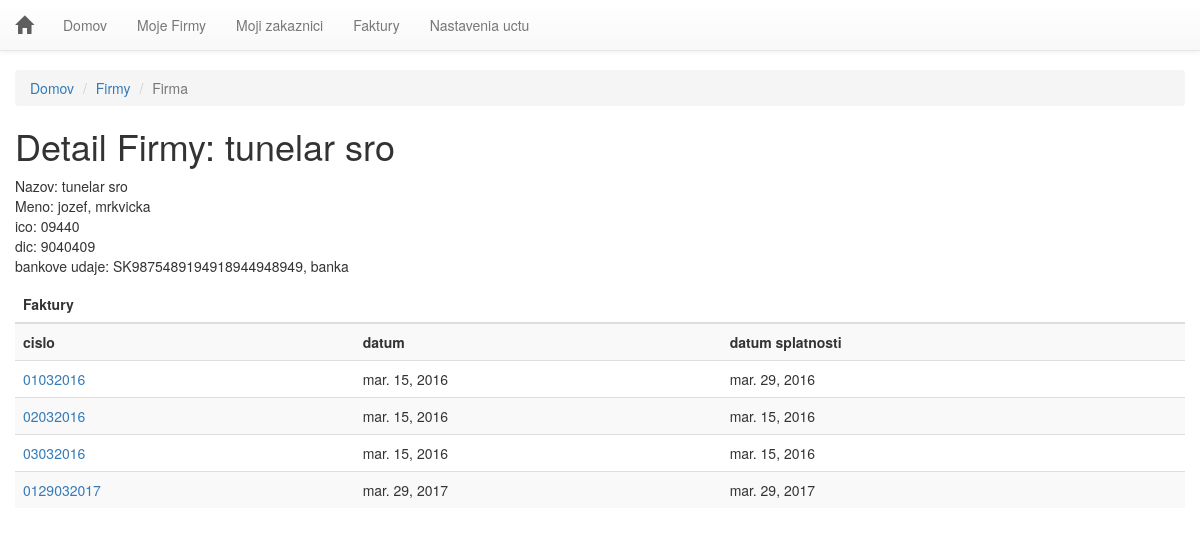
Page /firma/1/ (signed in) on the committed database.
### invoice/models.py (models this page shows, shortened)
class Firma(models.Model):
    id = models.AutoField(primary_key=True)
    db_uuid = models.UUIDField(unique=True, default=uuid.uuid4, editable=False)
    creator = models.ForeignKey(Login, blank=False)
    nazov = models.CharField(blank=False, max_length=200)
    meno = models.CharField(blank=False, max_length=50)
    priezvisko = models.CharField(blank=False, max_length=50)
    ico = models.CharField(blank=False, max_length=50)
    dic = models.CharField(blank=False, max_length=50)
    banka = models.CharField(blank=False, max_length=100)
    alphanumeric = RegexValidator(r'^[0-9a-zA-Z]*$', 'Zadajte cislo vo formate IBAN')
    cislo_uctu = models.CharField(blank=False, max_length=24, validators=[alphanumeric])
    banky = (
        ('', 'vyberte'),
        ('SUBASKBX', 'Všeobecná úverová banka, a. s.'),
        ('GIBASKBX', 'Slovenská sporiteľňa, a. s.'),
        ('TATRSKBX', 'Tatra banka, a. s.'),
        ('BREXSKBX', 'MBANK – BRE Bank SA, pobočka zahraničnej banky mBank v SR'),
        ('UNCRSKBX', 'UniCredit Bank Czech Republic and Slovakia, a. s., pobočka zahr. banky'),
        ('CEKOSKBX', 'ČSOB – Československá obchodná banka, a.s.'),
    )
    cislo_swift = models.CharField(max_length=8, choices=banky, default='', blank=False)
    platca_DPH = models.CharField(choices=[("20", "ano"), ("0", "nie")], max_length=2)
    telefon = models.CharField(max_length=50)
    adresa_ulica = models.CharField(max_length=200)
    adresa_mesto = models.CharField(max_length=90)
    adresa_PSC = models.CharField(max_length=20)
    def __str__(self):
        return self.nazov

class Faktura(models.Model):
    id = models.AutoField(primary_key=True)
    db_uuid = models.UUIDField(unique=True, default=uuid.uuid4, editable=False)
    owner = models.ForeignKey(Login, blank=False)
    creator = models.ForeignKey(Firma, blank=False)
    created_for = models.ForeignKey(Zakaznik, blank=False)
    cislo_faktury = models.CharField(blank=False, max_length=10)
    datum_vystavenia = models.DateField(blank=False)
    datum_splatnosti = models.DateField(blank=False)
    datum_dodania = models.DateField(blank=False)
    konstantny_symbol = models.CharField(blank=False, max_length=150)
    doprava = models.CharField(blank=True, max_length=150)
    uhradena = models.CharField(choices=[("1", "ano"), ("0", "nie")], max_length=1, default=0)
    komentar = models.TextField(max_length=3000)

### invoice/views.py (the view)
# urls.py: url(r'^firma/(?P<firma_id>\d+)/', views.firma, name='firma'),
@login_required(login_url='/logmein/')
def firma(request, firma_id):
    firma = get_object_or_404(Firma, pk=firma_id)
    zoznam = Faktura.objects.filter(creator=firma.id)
    t = loader.get_template('invoice/firma.html')
    c = Context({'firma': firma, 'zoznam': zoznam})
    return HttpResponse(t.render(c))

### templates/invoice/firma.html (shortened to what this page needs)
<!DOCTYPE html>
<html>
<head>
    {% include "invoice/head.html" %}
</head>
<body>
{% include "invoice/nav.html" %}
<div class="container-fluid">
    <ol class="breadcrumb">
        <li><a href="/">Domov</a></li>
        <li><a href="{% url 'invoice:firmas_all' %}">Firmy</a></li>
        <li class="active">Firma</li>
    </ol>
    <h1>Detail Firmy: {{firma}}</h1>
    <p>
        Nazov: {{firma.nazov}} <br/>
        Meno: {{firma.meno}}, {{firma.priezvisko}}<br/>
        ico: {{firma.ico}}<br/>
        dic: {{firma.dic}}<br/>
        bankove udaje: {{firma.cislo_uctu}}, {{firma.banka}}
    </p>
    {% if zoznam %}
    <div class="table-responsive">
        <table class="table table-striped table-hover">
            <thead>
            <tr>
                <th colspan="3">Faktury</th>
            </tr>
            </thead>
            <tbody>
            <tr>
                <th>cislo</th>
                <th>datum</th>
                <th>datum splatnosti</th>
            </tr>
            {% for x in zoznam.all %}
            <tr>
                <td><a href="{% url 'invoice:detail' x.id %}">{{x.cislo_faktury}}</a></td>
                <td>{{x.datum_vystavenia}}</td>
                <td>{{x.datum_splatnosti}}</td>
            </tr>
            {% endfor %}
            {% else %}
            <p>Ziaden zaznam.</p>
            {% endif %}
            </tbody>
        </table>
    </div>
</div>
</body>
</html>

### templates/invoice/head.html (style rules this page uses)
body { padding-top: 70px; }

### rows in the picture
Firma: nazov "tunelar sro", meno "jozef", priezvisko "mrkvicka", ico "09440", dic "9040409", cislo_uctu "SK9875489194918944948949", banka "banka"
Faktura: cislo_faktury "01032016", datum_vystavenia "mar. 15, 2016", datum_splatnosti "mar. 29, 2016"
Faktura: cislo_faktury "02032016", datum_vystavenia "mar. 15, 2016", datum_splatnosti "mar. 15, 2016"
Faktura: cislo_faktury "03032016", datum_vystavenia "mar. 15, 2016", datum_splatnosti "mar. 15, 2016"
Faktura: cislo_faktury "0129032017", datum_vystavenia "mar. 29, 2017", datum_splatnosti "mar. 29, 2017"
